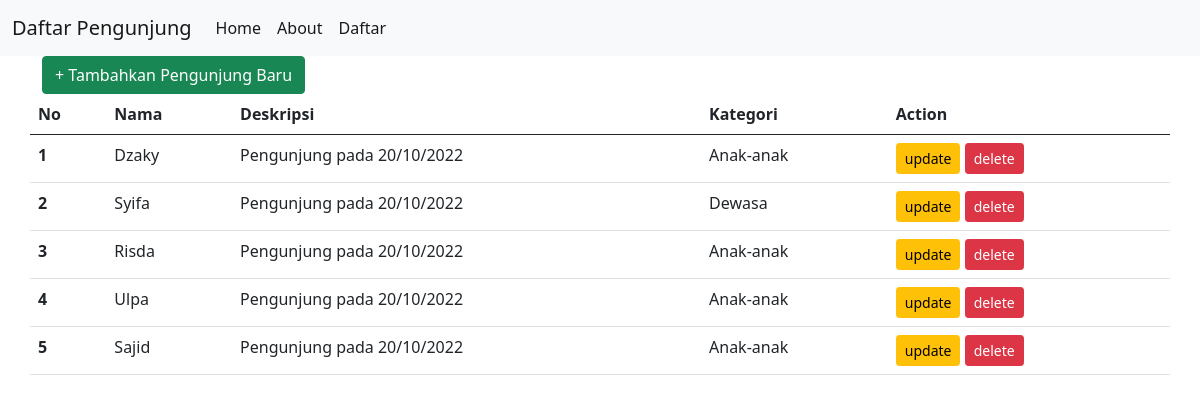
Page /pengunjung/list on the committed database.
### pengunjung/models.py (models this page shows, shortened)
class Daftar(models.Model):
    nama = models.CharField(max_length = 50)
    deskripsi = models.TextField()
    kategori = models.ForeignKey(Kategori, on_delete=models.CASCADE, blank=True, null=True)

class Kategori(models.Model):
    nama = models.CharField(max_length = 40)
    def __str__(self):
        return self.nama

### pengunjung/views.py (the view)
# urls.py: path('list', list_pengunjung, name='list_pengunjung'),
def list_pengunjung(request):
    tempalte_name = 'list_pengunjung.html'
    pengunjung_list = Daftar.objects.all()
    context = {
        'title' : 'ini adalah halaman pengunjung',
        'pengunjung' :pengunjung_list
    }
    return render(request, tempalte_name, context)

### templates/list_pengunjung.html
{% extends 'base.html' %}
{% block content %}
<div class="container">
    <div class="row">
            <div class="header">
                <a class = "btn btn-success" href="{% url 'add_pengunjung' %} ">+ Tambahkan Pengunjung Baru</a>
            </div>
        <table class="table">
            <thead>
              <tr>
                <th scope="col">No</th>
                <th scope="col">Nama</th>
                <th scope="col">Deskripsi</th>
                <th scope="col">Kategori</th>
                <th scope="col">Action</th>
              </tr>
            </thead>
            <tbody>
                {% for p in pengunjung %}
                <tr>
                    <th scope="row">{{ forloop.counter }}</th>
                    <td>{{ p.nama }}</td>
                    <td>{{ p.deskripsi }}</td>
                    <td>{{ p.kategori }}</td>
                    <td>
                      <a class="btn btn-warning btn-sm" href="{% url 'update_pengunjung' p.id %}">update</a>
                      <a onclick="alert('Yakin mau dihapus?')" class="btn btn-danger btn-sm" href="{% url 'delete_pengunjung' p.id %}">delete</a>
                    </td>
                </tr>
              {% endfor %}
            </tbody>
          </table>
    </div>
</div>
{% endblock content %}

### templates/base.html (shortened to what this page needs)
<!doctype html>
<html lang="en">
  <head>
    <link href="https://cdn.jsdelivr.net/npm/bootstrap@5.0.2/dist/css/bootstrap.min.css" rel="stylesheet">
  </head>
  <body>
    <nav class="navbar navbar-expand-lg navbar-light bg-light">
        <div class="container-fluid">
          <a class="navbar-brand" >Daftar Pengunjung</a>
          <div class="collapse navbar-collapse" id="navbarSupportedContent">
            <ul class="navbar-nav me-auto mb-2 mb-lg-0">
              <li class="nav-item">
                <a class="nav-link active" aria-current="page" href="{% url 'index' %}">Home</a>
              </li>
              <li class="nav-item">
                <a class="nav-link active" aria-current="page" href="{% url 'about' %}">About</a>
              </li>
              <li class="nav-item">
                <a class="nav-link active" aria-current="page" href="{% url 'list_pengunjung' %}">Daftar</a>
              </li>
            </ul>
          </div>
        </div>
      </nav>
    {% block content %}
    {% endblock content %}
  </body>
</html>

### rows in the picture
Daftar: nama "Dzaky", deskripsi "Pengunjung pada 20/10/2022", kategori "Anak-anak"
Daftar: nama "Syifa", deskripsi "Pengunjung pada 20/10/2022", kategori "Dewasa"
Daftar: nama "Risda", deskripsi "Pengunjung pada 20/10/2022", kategori "Anak-anak"
Daftar: nama "Ulpa", deskripsi "Pengunjung pada 20/10/2022", kategori "Anak-anak"
Daftar: nama "Sajid", deskripsi "Pengunjung pada 20/10/2022", kategori "Anak-anak"
